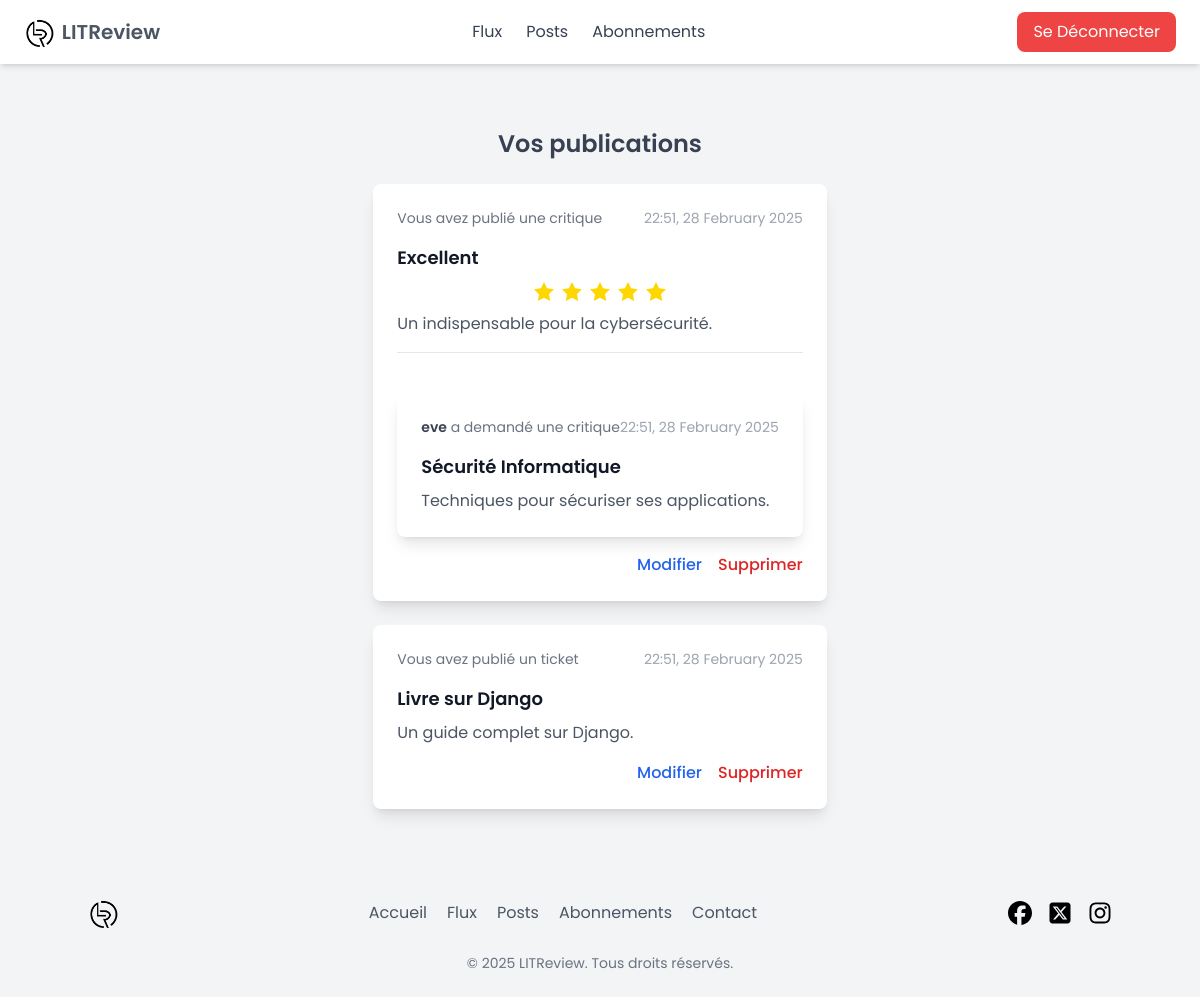
Page /posts/ (signed in) on the committed database.
### listings/models.py (models this page shows, shortened)
class Review(models.Model):
    ticket = models.ForeignKey("Ticket", on_delete=models.CASCADE, related_name="reviews")
    user = models.ForeignKey(settings.AUTH_USER_MODEL, on_delete=models.CASCADE, related_name="reviews")
    rating = models.PositiveSmallIntegerField( blank=True,
        validators=[MinValueValidator(0), MaxValueValidator(5)])
    headline = models.CharField(max_length=128, error_messages={
            "blank": "Le titre est obligatoire."
        })
    body = models.TextField(max_length=8192, blank=True)
    time_created = models.DateTimeField(auto_now_add=True)

class Ticket(models.Model):
    user = models.ForeignKey(settings.AUTH_USER_MODEL, on_delete=models.CASCADE, related_name="tickets")
    title = models.CharField( max_length=128,error_messages={
            "blank": "Le titre est obligatoire."
        })
    description = models.TextField(max_length=2048,blank=True)
    image = models.ImageField(upload_to="images/", blank=True, null=True)
    created_at = models.DateTimeField(auto_now_add=True)

class User(AbstractBaseUser):
    username = models.CharField(
        max_length=150,
        unique=True  # Vérification dans la base de données
    )
    date_joined = models.DateTimeField(auto_now_add=True)
    is_active = models.BooleanField(default=True)
    is_staff = models.BooleanField(default=False)
    is_superuser = models.BooleanField(default=False)
    objects = CustomUserManager()
    USERNAME_FIELD = "username"  # Plus besoin d'email ici
    REQUIRED_FIELDS = []  # Supprime l'email des champs obligatoires

### listings/views.py (the view)
# urls.py: path('posts/', posts, name="posts"),
def posts(request):
    user_tickets = Ticket.objects.filter(user=request.user).order_by("-created_at")  # Tri par date décroissante
    """Récupère et affiche les critiques de l'utilisateur connecté"""
    reviews = Review.objects.filter(user=request.user).order_by("-time_created")  # Trier par date descendante
    return render(request, "posts.html", {"user_tickets": user_tickets, "reviews": reviews})

### templates/posts.html
{% extends "base.html" %}
{% load static %}
{% block content %}
<div class="max-w-3xl mx-auto mt-10 space-y-6">
    <h2 class="text-2xl font-semibold text-center text-gray-700">Vos publications</h2>
 {% for review in reviews %}
        {% include "review_view.html" with review=review type="user_review" %}
    {% empty %}
        <p class="text-center text-gray-500 mt-4">Aucune critique publiée pour l'instant.</p>
    {% endfor %}
    {% for ticket in user_tickets %}
        {% include "ticket_view.html" with ticket=ticket type="user_ticket" %}
    {% empty %}
        <p class="text-center text-gray-500">Vous n'avez encore publié aucun ticket.</p>
    {% endfor %}
</div>
{% endblock %}

### templates/review_view.html
<div class="max-w-xl mx-auto bg-white shadow-lg rounded-lg p-6 mt-6">
    <div class="flex justify-between items-center text-gray-500 text-sm">
        <p>
            {% if review.user == request.user %}
                Vous avez publié une critique
            {% else %}
                <span class="font-semibold text-gray-700">{{ review.user.username }}</span> a publié une critique
            {% endif %}
        </p>
        <p class="text-gray-400">
            {{ review.time_created|date:"H:i, d F Y" }}
        </p>
    </div>
    <div class="mt-4">
        <h3 class="text-lg font-semibold text-gray-900">{{ review.headline }}</h3>
    </div>
    <div class="mt-2">
{% include "rating.html" with rating=review.rating %}
    </div>
    <p class="text-gray-600 mt-2">{{ review.body }}</p>
    <div class="mt-4 border-t pt-4">
        {% include "ticket_view.html" with ticket=review.ticket %}
    </div>
{% if type == "user_review" %}
<div class="mt-4 flex justify-end space-x-4">
        <a href="{% url 'edit_review' review.id %} "
           class="text-blue-600 font-medium hover:underline">
            Modifier
        </a>
            <a href=""
               class="text-red-600 font-medium hover:underline">
                Supprimer
            </a>
    </div>
  {% endif %}
</div>

### templates/rating.html (shortened to what this page needs)
{% load static %}
<div class="flex justify-center items-center w-full">
    <div id="star-container-{{ rating_input_id }}"
         class="flex space-x-1"
         data-edit="{{ edit_mode|default:False|yesno:'true,false' }}"
         data-rating="{{ rating|default:0 }}">
        {% for i in "12345" %}
        <button type="button"
                data-value="{{ i }}"
                class="star w-6 h-6 flex items-center justify-center focus:outline-none {% if not edit_mode %}pointer-events-none{% endif %}"
                {% if not edit_mode %}disabled{% endif %}>
            <svg xmlns="http://www.w3.org/2000/svg" viewBox="0 0 24 24"
                 class="star-svg w-6 h-6 transition duration-200"
                 fill="{% if rating and rating|add:'0' >= i|add:'0' %}gold{% else %}gray{% endif %}">
                <path d="M12 2l3.09 6.26 6.91.99-5 4.87 1.18 6.88L12 17.77l-6.18 3.25 1.18-6.88-5-4.87 6.91-.99z"/>
            </svg>
        </button>
        {% endfor %}
    </div>
</div>

### templates/ticket_view.html (shortened to what this page needs)
<div class="max-w-xl mx-auto bg-white shadow-lg rounded-lg p-6 mt-6">
    <div class="flex justify-between items-center text-gray-500 text-sm">
        <p>
            {% if ticket.user == request.user %}
                Vous avez publié un ticket
            {% else %}
                <span class="font-semibold text-gray-700">{{ ticket.user.username }}</span> a demandé une critique
            {% endif %}
        </p>
        <p class="text-gray-400">
            {{ ticket.created_at|date:"H:i, d F Y" }}
        </p>
    </div>
    <div class="mt-4">
        <h3 class="text-lg font-semibold text-gray-900">{{ ticket.title }}</h3>
        <p class="text-gray-600 mt-2">{{ ticket.description }}</p>
    </div>
{% if type == "user_ticket" %}
    <div class="mt-4 flex justify-end space-x-4">
        <a href="{% url 'edit_ticket' ticket.id %}"
           class="text-blue-600 font-medium hover:underline">
            Modifier
        </a>
            <a href=""
               class="text-red-600 font-medium hover:underline">
                Supprimer
            </a>
    </div>
  {% endif %}
</div>

### listings/static/listings/style.css (style rules this page uses)
* { margin: 0; padding: 0; box-sizing: border-box; font-family: 'Poppins', sans-serif; }
html, body { height: 100%; margin: 0; padding: 0; display: flex; flex-direction: column; background-color: #F3F4F6; color: #1E3A8A; }

### rows in the picture
Review: shows "Vous avez publié une critique", time_created "22:51, 28 February 2025", headline "Excellent", {{ i }} 1 (drawn), rating 5 (drawn), {{ i }} 2 (drawn), {{ i }} 3 (drawn), {{ i }} 4 (drawn), {{ i }} 5 (drawn), body "Un indispensable pour la cybersécurité."
Ticket: user.username "eve", created_at "22:51, 28 February 2025", title "Sécurité Informatique", description "Techniques pour sécuriser ses applications."
Ticket: shows "Vous avez publié un ticket", created_at "22:51, 28 February 2025", title "Livre sur Django", description "Un guide complet sur Django."
